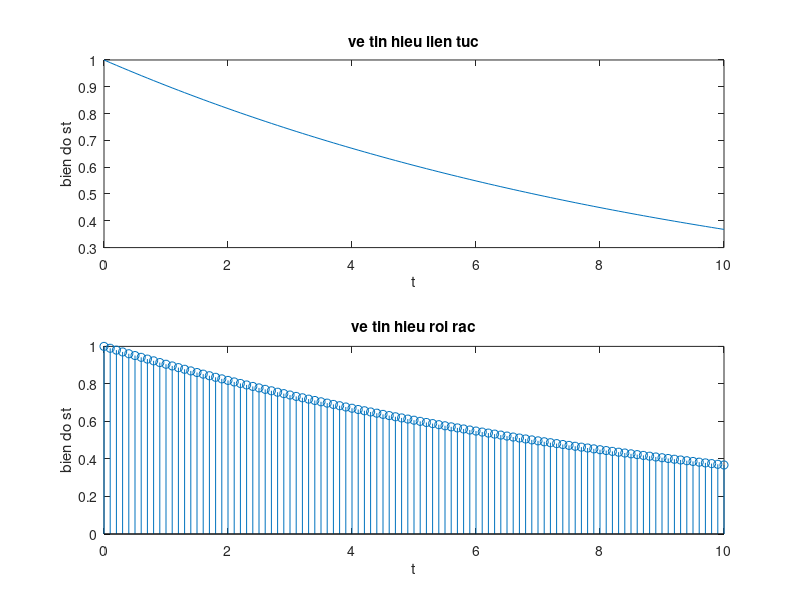

This chart was generated by the following MATLAB code:
t=[0:0.1:10];
disp ('gia tri cua tin hieu theo thoi gian la : ')
st=sin(10*pi*t).*cos(6*pi*t)+exp(-0.1*t)
subplot(2,1,1);
plot(t,st);
xlabel('t');
ylabel('bien do st');
title('ve tin hieu lien tuc');
subplot(2,1,2);
stem(t,st);
xlabel('t');
ylabel('bien do st');
title('ve tin hieu roi rac');
